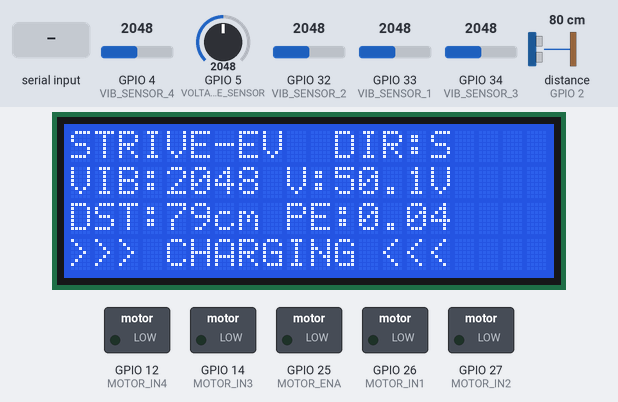
A sketch run on a simulated ESP32. Parts: 20×4 character LCD, switched loads named in the sketch (green lamp = pin HIGH). Wiring (inferred from the names in the program): ultrasonic range finder: trigger GPIO 15; echo GPIO 2. Inputs (shaded band) come from the test bench; at power-on: distance to the obstacle (sensor on GPIO 2) 80 cm, GPIO 4 (VIB_SENSOR_4) = 2048, GPIO 5 (VOLTAGE_SENSOR) = 2048, GPIO 32 (VIB_SENSOR_2) = 2048, GPIO 33 (VIB_SENSOR_1) = 2048, GPIO 34 (VIB_SENSOR_3) = 2048. The echo pulse lasts 58.3 µs per cm; WiFi joins after 1.5 s; servers stay silent unless stated; uploads are accepted with an empty reply; nothing arrives over Bluetooth unless stated; pins used as bus, display or sensor lines are not drawn; what the sketch prints to the serial monitor is not drawn.

Above: at 2.9 s.
3.0 s: "F" received over the second serial link
At 4.1 s:
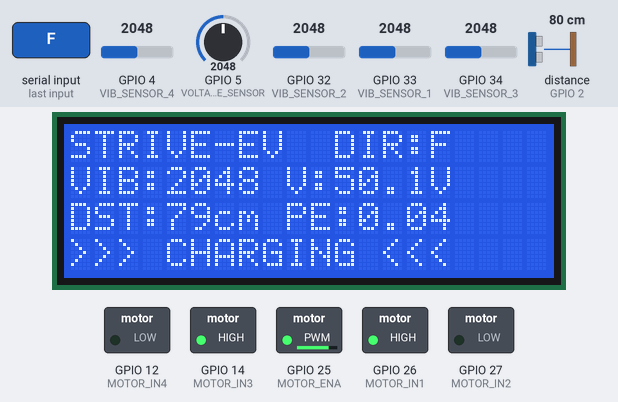
4.9 s: "B" received over the second serial link
At 5.4 s:
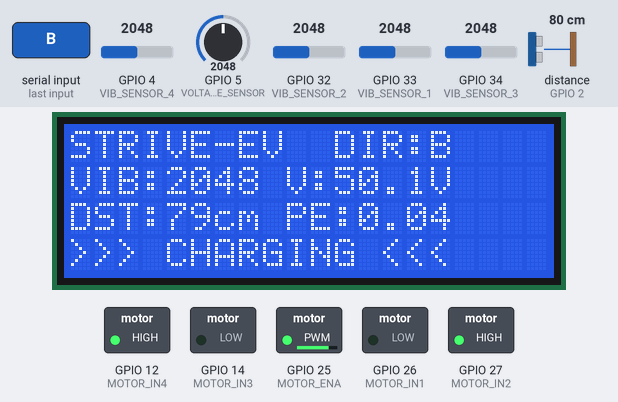
6.4 s: "L" received over the second serial link
At 7.6 s:
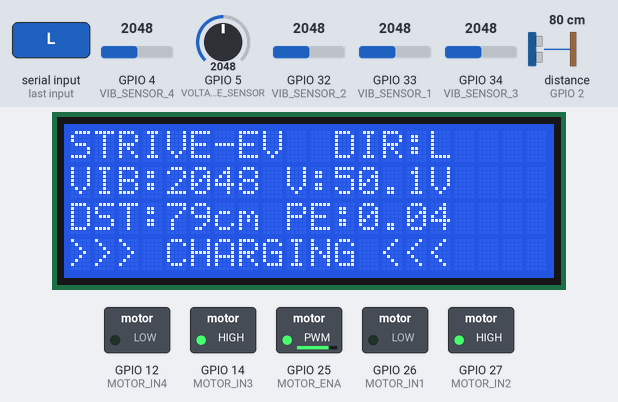
7.9 s: "R" received over the second serial link
At 8.9 s:
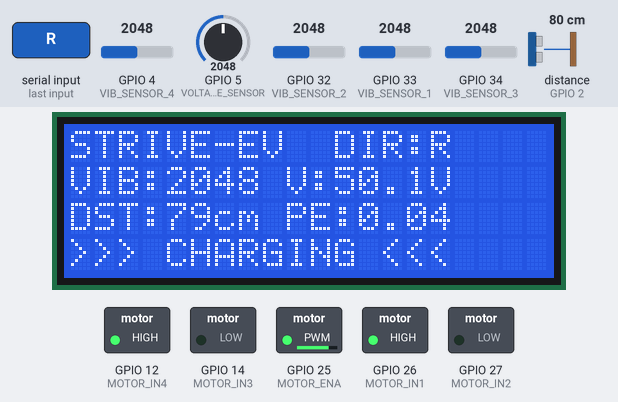
9.4 s: distance to the obstacle (sensor on GPIO 2) set to 2 cm
At 9.8 s:
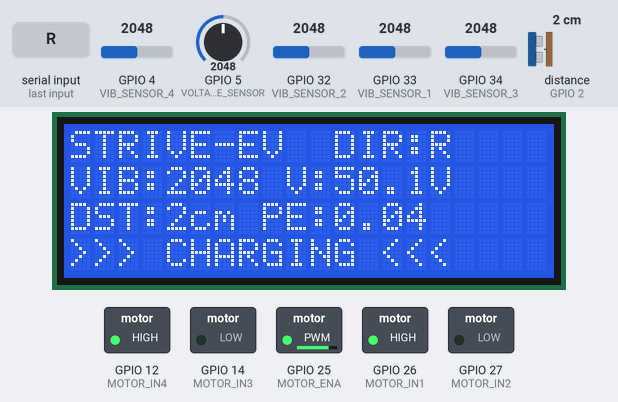
11.0 s: "f" received over the second serial link
At 11.22 s:
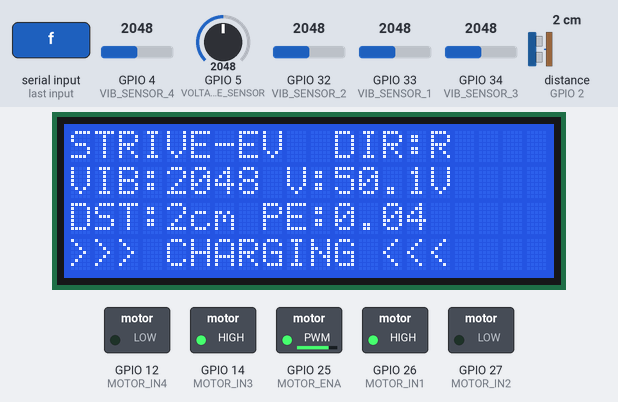
Timing chart, 0 to 13.9 s (numbered marks = the images above; inputs shaded):
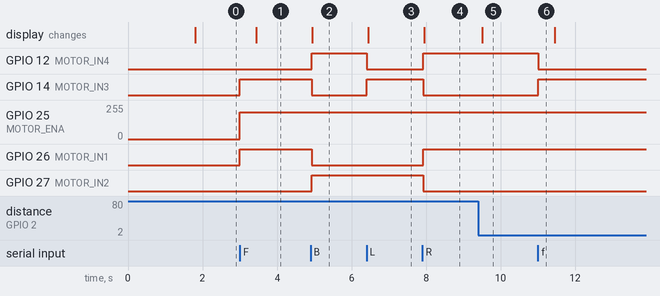

Measured:
- after the input at 3.0 s, GPIO 14 (MOTOR_IN3), GPIO 26 (MOTOR_IN1): LOW → HIGH at once; GPIO 25 (MOTOR_ENA): 0/255 → 200/255 at once; the display: changes after 0.44 s (image 1)
- after the input at 4.9 s, GPIO 12 (MOTOR_IN4), GPIO 27 (MOTOR_IN2): LOW → HIGH at once; GPIO 14 (MOTOR_IN3), GPIO 26 (MOTOR_IN1): HIGH → LOW at once; the display: changes after 0.05 s (image 2)
- after the input at 6.4 s, GPIO 12 (MOTOR_IN4): HIGH → LOW at once; GPIO 14 (MOTOR_IN3): LOW → HIGH at once; the display: changes at once (image 3)
- after the input at 7.9 s, GPIO 12 (MOTOR_IN4), GPIO 26 (MOTOR_IN1): LOW → HIGH at once; GPIO 14 (MOTOR_IN3), GPIO 27 (MOTOR_IN2): HIGH → LOW at once; the display: changes after 0.05 s (image 4)
- after the input at 9.4 s, the display: changes after 0.10 s (image 5)
- after the input at 11.0 s, GPIO 12 (MOTOR_IN4): HIGH → LOW at once; GPIO 14 (MOTOR_IN3): LOW → HIGH at once

The sketch:

strive_ev_main.ino
```cpp
/*
 * STRIVE-EV ESP32 Main Controller
 * Features:
 * - Bluetooth App Control for Movement
 * - 4 Vibration Sensors (Piezoelectric)
 * - Voltage Sensor
 * - Motor Control (L298N)
 * - Ultrasonic Distance Sensor
 * - I2C LCD Display
 * - WiFi + HTTP for Real-time Dashboard Updates
 */

#include <WiFi.h>
#include <HTTPClient.h>
#include <BluetoothSerial.h>
#include <Wire.h>
#include <LiquidCrystal_I2C.h>
#include <ArduinoJson.h>

// ═══════════════════════════════════════════════════════════════════════════════
// PIN DEFINITIONS
// ═══════════════════════════════════════════════════════════════════════════════

// Vibration Sensors (Piezoelectric)
#define VIB_SENSOR_1 33
#define VIB_SENSOR_2 32
#define VIB_SENSOR_3 34
#define VIB_SENSOR_4 4

// Voltage Sensor
#define VOLTAGE_SENSOR 5

// Motor Driver (L298N)
#define MOTOR_IN1 26
#define MOTOR_IN2 27
#define MOTOR_IN3 14
#define MOTOR_IN4 12
#define MOTOR_ENA 25  // Left PWM
#define MOTOR_ENB 33  // Right PWM (Note: shares pin with VIB_SENSOR_1)

// Ultrasonic Sensor (HC-SR04)
#define ULTRASONIC_TRIG 15
#define ULTRASONIC_ECHO 2

// I2C LCD (20x4)
#define LCD_SDA 21
#define LCD_SCL 22

// ═══════════════════════════════════════════════════════════════════════════════
// CONFIGURATION
// ═══════════════════════════════════════════════════════════════════════════════

// WiFi Credentials
const char* WIFI_SSID = "ZORO";
const char* WIFI_PASSWORD = "zoro1111";

// Server Configuration
const char* SERVER_URL = "https://strive-ev.vercel.app/api/car1/data";

// Thresholds
const float VIBRATION_CHARGING_THRESHOLD = 500.0;  // ADC value threshold for "charging"
const float VOLTAGE_MULTIPLIER = 0.00489;          // ADC to voltage conversion (3.3V / 4095 * voltage divider)
const int MOTOR_SPEED = 200;                       // PWM speed (0-255)

// Update intervals (ms)
const unsigned long SENSOR_READ_INTERVAL = 100;
const unsigned long SERVER_UPDATE_INTERVAL = 1000;
const unsigned long LCD_UPDATE_INTERVAL = 500;

// ═══════════════════════════════════════════════════════════════════════════════
// GLOBAL OBJECTS
// ═══════════════════════════════════════════════════════════════════════════════

BluetoothSerial SerialBT;
LiquidCrystal_I2C lcd(0x27, 20, 4);  // Address 0x27, 20 cols, 4 rows

// ═══════════════════════════════════════════════════════════════════════════════
// SENSOR DATA STRUCTURE
// ═══════════════════════════════════════════════════════════════════════════════

struct SensorData {
  float vibration1;
  float vibration2;
  float vibration3;
  float vibration4;
  float piezoVoltage;
  float piezoEnergy;
  float batteryVoltage;
  float distance;
  bool isCharging;
  String healthStatus;
  String condition;
} sensorData;

// ═══════════════════════════════════════════════════════════════════════════════
// TIMING VARIABLES
// ═══════════════════════════════════════════════════════════════════════════════

unsigned long lastSensorRead = 0;
unsigned long lastServerUpdate = 0;
unsigned long lastLCDUpdate = 0;

// Motor state
char currentDirection = 'S';  // S=Stop, F=Forward, B=Backward, L=Left, R=Right

// ═══════════════════════════════════════════════════════════════════════════════
// SETUP
// ═══════════════════════════════════════════════════════════════════════════════

void setup() {
  Serial.begin(115200);
  Serial.println("\n╔════════════════════════════════════════════╗");
  Serial.println("║       STRIVE-EV ESP32 Controller           ║");
  Serial.println("╚════════════════════════════════════════════╝");

  // Initialize I2C
  Wire.begin(LCD_SDA, LCD_SCL);

  // Initialize LCD
  lcd.init();
  lcd.backlight();
  lcd.setCursor(0, 0);
  lcd.print("   STRIVE-EV v1.0   ");
  lcd.setCursor(0, 1);
  lcd.print("   Initializing...  ");

  // Initialize Bluetooth
  SerialBT.begin("STRIVE-EV");
  Serial.println("✓ Bluetooth initialized: STRIVE-EV");

  // Initialize pins
  initializePins();

  // Connect to WiFi
  connectWiFi();

  // Initialize sensor data
  memset(&sensorData, 0, sizeof(sensorData));
  sensorData.healthStatus = "NORMAL";
  sensorData.condition = "IDLE";

  // Update LCD
  lcd.clear();
  lcd.setCursor(0, 0);
  lcd.print("STRIVE-EV  READY");
  lcd.setCursor(0, 1);
  lcd.print("BT: STRIVE-EV");
  lcd.setCursor(0, 2);
  lcd.print("WiFi: Connected");
  lcd.setCursor(0, 3);
  lcd.print("Status: IDLE");

  Serial.println("\n✓ System ready!");
}

// ═══════════════════════════════════════════════════════════════════════════════
// INITIALIZATION FUNCTIONS
// ═══════════════════════════════════════════════════════════════════════════════

void initializePins() {
  // Vibration sensors (analog input)
  pinMode(VIB_SENSOR_1, INPUT);
  pinMode(VIB_SENSOR_2, INPUT);
  pinMode(VIB_SENSOR_3, INPUT);
  pinMode(VIB_SENSOR_4, INPUT);

  // Voltage sensor (analog input)
  pinMode(VOLTAGE_SENSOR, INPUT);

  // Motor pins (output)
  pinMode(MOTOR_IN1, OUTPUT);
  pinMode(MOTOR_IN2, OUTPUT);
  pinMode(MOTOR_IN3, OUTPUT);
  pinMode(MOTOR_IN4, OUTPUT);
  pinMode(MOTOR_ENA, OUTPUT);
  pinMode(MOTOR_ENB, OUTPUT);

  // Ultrasonic sensor
  pinMode(ULTRASONIC_TRIG, OUTPUT);
  pinMode(ULTRASONIC_ECHO, INPUT);

  // Set initial motor state (stopped)
  stopMotors();

  Serial.println("✓ GPIO pins initialized");
}

void connectWiFi() {
  Serial.print("Connecting to WiFi: ");
  Serial.println(WIFI_SSID);

  lcd.setCursor(0, 2);
  lcd.print("WiFi: Connecting... ");

  WiFi.mode(WIFI_STA);
  WiFi.begin(WIFI_SSID, WIFI_PASSWORD);

  int attempts = 0;
  while (WiFi.status() != WL_CONNECTED && attempts < 30) {
    delay(500);
    Serial.print(".");
    attempts++;
  }

  if (WiFi.status() == WL_CONNECTED) {
    Serial.println("\n✓ WiFi connected!");
    Serial.print("  IP: ");
    Serial.println(WiFi.localIP());

    lcd.setCursor(0, 2);
    lcd.print("WiFi: ");
    lcd.print(WiFi.localIP());
  } else {
    Serial.println("\n✗ WiFi connection failed!");
    lcd.setCursor(0, 2);
    lcd.print("WiFi: FAILED       ");
  }
}

// ═══════════════════════════════════════════════════════════════════════════════
// MAIN LOOP
// ═══════════════════════════════════════════════════════════════════════════════

void loop() {
  unsigned long currentMillis = millis();

  // Handle Bluetooth commands
  handleBluetooth();

  // Read sensors at regular intervals
  if (currentMillis - lastSensorRead >= SENSOR_READ_INTERVAL) {
    readAllSensors();
    lastSensorRead = currentMillis;
  }

  // Update LCD display
  if (currentMillis - lastLCDUpdate >= LCD_UPDATE_INTERVAL) {
    updateLCD();
    lastLCDUpdate = currentMillis;
  }

  // Send data to server
  if (currentMillis - lastServerUpdate >= SERVER_UPDATE_INTERVAL) {
    sendDataToServer();
    lastServerUpdate = currentMillis;
  }

  // Check WiFi connection and reconnect if needed
  if (WiFi.status() != WL_CONNECTED) {
    Serial.println("WiFi disconnected. Reconnecting...");
    connectWiFi();
  }
}

// ═══════════════════════════════════════════════════════════════════════════════
// BLUETOOTH HANDLING
// ═══════════════════════════════════════════════════════════════════════════════

void handleBluetooth() {
  if (SerialBT.available()) {
    char command = SerialBT.read();
    processCommand(command);
  }
}

void processCommand(char cmd) {
  Serial.print("BT Command: ");
  Serial.println(cmd);

  switch (cmd) {
    case 'F':  // Forward
    case 'f':
      moveForward();
      currentDirection = 'F';
      sensorData.condition = "MOVING-FWD";
      break;

    case 'B':  // Backward
    case 'b':
      moveBackward();
      currentDirection = 'B';
      sensorData.condition = "MOVING-BWD";
      break;

    case 'L':  // Left
    case 'l':
      turnLeft();
      currentDirection = 'L';
      sensorData.condition = "TURNING-L";
      break;

    case 'R':  // Right
    case 'r':
      turnRight();
      currentDirection = 'R';
      sensorData.condition = "TURNING-R";
      break;

    case 'S':  // Stop
    case 's':
      stopMotors();
      currentDirection = 'S';
      sensorData.condition = "STOPPED";
      break;

    case '1':  // Speed 1 (slow)
      setMotorSpeed(100);
      break;

    case '2':  // Speed 2 (medium)
      setMotorSpeed(180);
      break;

    case '3':  // Speed 3 (fast)
      setMotorSpeed(255);
      break;

    default:
      break;
  }

  // Echo back to Bluetooth app
  SerialBT.print("CMD:");
  SerialBT.println(cmd);
}

// ═══════════════════════════════════════════════════════════════════════════════
// MOTOR CONTROL FUNCTIONS
// ═══════════════════════════════════════════════════════════════════════════════

void moveForward() {
  digitalWrite(MOTOR_IN1, HIGH);
  digitalWrite(MOTOR_IN2, LOW);
  digitalWrite(MOTOR_IN3, HIGH);
  digitalWrite(MOTOR_IN4, LOW);
  analogWrite(MOTOR_ENA, MOTOR_SPEED);
  analogWrite(MOTOR_ENB, MOTOR_SPEED);
  Serial.println("→ Moving Forward");
}

void moveBackward() {
  digitalWrite(MOTOR_IN1, LOW);
  digitalWrite(MOTOR_IN2, HIGH);
  digitalWrite(MOTOR_IN3, LOW);
  digitalWrite(MOTOR_IN4, HIGH);
  analogWrite(MOTOR_ENA, MOTOR_SPEED);
  analogWrite(MOTOR_ENB, MOTOR_SPEED);
  Serial.println("→ Moving Backward");
}

void turnLeft() {
  digitalWrite(MOTOR_IN1, LOW);
  digitalWrite(MOTOR_IN2, HIGH);
  digitalWrite(MOTOR_IN3, HIGH);
  digitalWrite(MOTOR_IN4, LOW);
  analogWrite(MOTOR_ENA, MOTOR_SPEED);
  analogWrite(MOTOR_ENB, MOTOR_SPEED);
  Serial.println("→ Turning Left");
}

void turnRight() {
  digitalWrite(MOTOR_IN1, HIGH);
  digitalWrite(MOTOR_IN2, LOW);
  digitalWrite(MOTOR_IN3, LOW);
  digitalWrite(MOTOR_IN4, HIGH);
  analogWrite(MOTOR_ENA, MOTOR_SPEED);
  analogWrite(MOTOR_ENB, MOTOR_SPEED);
  Serial.println("→ Turning Right");
}

void stopMotors() {
  digitalWrite(MOTOR_IN1, LOW);
  digitalWrite(MOTOR_IN2, LOW);
  digitalWrite(MOTOR_IN3, LOW);
  digitalWrite(MOTOR_IN4, LOW);
  analogWrite(MOTOR_ENA, 0);
  analogWrite(MOTOR_ENB, 0);
  Serial.println("→ Motors Stopped");
}

void setMotorSpeed(int speed) {
  analogWrite(MOTOR_ENA, speed);
  analogWrite(MOTOR_ENB, speed);
  Serial.print("→ Speed set to: ");
  Serial.println(speed);
}

// ═══════════════════════════════════════════════════════════════════════════════
// SENSOR READING FUNCTIONS
// ═══════════════════════════════════════════════════════════════════════════════

void readAllSensors() {
  // Read vibration sensors (piezoelectric)
  sensorData.vibration1 = analogRead(VIB_SENSOR_1);
  sensorData.vibration2 = analogRead(VIB_SENSOR_2);
  sensorData.vibration3 = analogRead(VIB_SENSOR_3);
  sensorData.vibration4 = analogRead(VIB_SENSOR_4);

  // Read voltage sensor
  int voltageRaw = analogRead(VOLTAGE_SENSOR);
  sensorData.batteryVoltage = voltageRaw * VOLTAGE_MULTIPLIER * 5.0;  // With voltage divider

  // Calculate piezo voltage and energy
  float avgVibration = (sensorData.vibration1 + sensorData.vibration2 +
                        sensorData.vibration3 + sensorData.vibration4) / 4.0;
  sensorData.piezoVoltage = avgVibration * 0.00322;  // Convert to voltage
  sensorData.piezoEnergy = sensorData.piezoVoltage * sensorData.piezoVoltage / 1000.0;  // P = V²/R

  // Read ultrasonic distance
  sensorData.distance = readUltrasonicDistance();

  // Determine charging status
  float maxVibration = max(max(sensorData.vibration1, sensorData.vibration2),
                           max(sensorData.vibration3, sensorData.vibration4));
  sensorData.isCharging = (maxVibration > VIBRATION_CHARGING_THRESHOLD);

  // Update condition if charging
  if (sensorData.isCharging && currentDirection == 'S') {
    sensorData.condition = "CHARGING";
  }

  // Determine health status
  updateHealthStatus();
}

float readUltrasonicDistance() {
  digitalWrite(ULTRASONIC_TRIG, LOW);
  delayMicroseconds(2);
  digitalWrite(ULTRASONIC_TRIG, HIGH);
  delayMicroseconds(10);
  digitalWrite(ULTRASONIC_TRIG, LOW);

  long duration = pulseIn(ULTRASONIC_ECHO, HIGH, 30000);  // 30ms timeout
  float distance = (duration * 0.0343) / 2.0;  // Speed of sound = 343 m/s

  if (distance < 2 || distance > 400) {
    return -1;  // Out of range
  }
  return distance;
}

void updateHealthStatus() {
  float totalVibration = sensorData.vibration1 + sensorData.vibration2 +
                         sensorData.vibration3 + sensorData.vibration4;

  if (totalVibration > 3000 || sensorData.batteryVoltage < 10.0) {
    sensorData.healthStatus = "CRITICAL";
  } else if (totalVibration > 2000 || sensorData.batteryVoltage < 11.0) {
    sensorData.healthStatus = "WARNING";
  } else {
    sensorData.healthStatus = "NORMAL";
  }
}

// ═══════════════════════════════════════════════════════════════════════════════
// LCD DISPLAY FUNCTIONS
// ═══════════════════════════════════════════════════════════════════════════════

void updateLCD() {
  // Row 0: Status and direction
  lcd.setCursor(0, 0);
  lcd.print("STRIVE-EV  DIR:");
  lcd.print(currentDirection);
  lcd.print("   ");

  // Row 1: Vibration summary
  lcd.setCursor(0, 1);
  float avgVib = (sensorData.vibration1 + sensorData.vibration2 +
                  sensorData.vibration3 + sensorData.vibration4) / 4.0;
  lcd.print("VIB:");
  lcd.print((int)avgVib);
  lcd.print(" V:");
  lcd.print(sensorData.batteryVoltage, 1);
  lcd.print("V   ");

  // Row 2: Distance and piezo
  lcd.setCursor(0, 2);
  lcd.print("DST:");
  if (sensorData.distance > 0) {
    lcd.print((int)sensorData.distance);
    lcd.print("cm ");
  } else {
    lcd.print("--- ");
  }
  lcd.print("PE:");
  lcd.print(sensorData.piezoEnergy, 2);
  lcd.print("   ");

  // Row 3: Charging status
  lcd.setCursor(0, 3);
  if (sensorData.isCharging) {
    lcd.print(">>> CHARGING <<<    ");
  } else {
    lcd.print("Status: ");
    lcd.print(sensorData.condition);
    lcd.print("       ");
  }
}

// ═══════════════════════════════════════════════════════════════════════════════
// SERVER COMMUNICATION
// ═══════════════════════════════════════════════════════════════════════════════

void sendDataToServer() {
  if (WiFi.status() != WL_CONNECTED) {
    Serial.println("✗ WiFi not connected, skipping server update");
    return;
  }

  HTTPClient http;
  http.begin(SERVER_URL);
  http.addHeader("Content-Type", "application/json");

  // Build JSON payload
  StaticJsonDocument<512> doc;
  doc["vibration1"] = sensorData.vibration1;
  doc["vibration2"] = sensorData.vibration2;
  doc["vibration3"] = sensorData.vibration3;
  doc["vibration4"] = sensorData.vibration4;
  doc["piezo_voltage"] = sensorData.piezoVoltage;
  doc["piezo_energy"] = sensorData.piezoEnergy;
  doc["battery_voltage"] = sensorData.batteryVoltage;
  doc["distance"] = sensorData.distance;
  doc["health_status"] = sensorData.healthStatus;
  doc["condition"] = sensorData.condition;
  doc["is_charging"] = sensorData.isCharging;
  doc["motor_direction"] = String(currentDirection);

  String jsonPayload;
  serializeJson(doc, jsonPayload);

  // Send POST request
  int httpResponseCode = http.POST(jsonPayload);

  if (httpResponseCode > 0) {
    Serial.print("→ Server response: ");
    Serial.println(httpResponseCode);
  } else {
    Serial.print("✗ Server error: ");
    Serial.println(http.errorToString(httpResponseCode));
  }

  http.end();
}

// ═══════════════════════════════════════════════════════════════════════════════
// DEBUG FUNCTIONS
// ═══════════════════════════════════════════════════════════════════════════════

void printSensorDebug() {
  Serial.println("\n--- SENSOR DATA ---");
  Serial.print("Vib1: "); Serial.print(sensorData.vibration1);
  Serial.print(" | Vib2: "); Serial.print(sensorData.vibration2);
  Serial.print(" | Vib3: "); Serial.print(sensorData.vibration3);
  Serial.print(" | Vib4: "); Serial.println(sensorData.vibration4);
  Serial.print("Piezo V: "); Serial.print(sensorData.piezoVoltage);
  Serial.print(" | Energy: "); Serial.println(sensorData.piezoEnergy);
  Serial.print("Battery: "); Serial.print(sensorData.batteryVoltage);
  Serial.print("V | Distance: "); Serial.print(sensorData.distance);
  Serial.println(" cm");
  Serial.print("Charging: "); Serial.print(sensorData.isCharging ? "YES" : "NO");
  Serial.print(" | Health: "); Serial.println(sensorData.healthStatus);
  Serial.println("-------------------\n");
}
```
